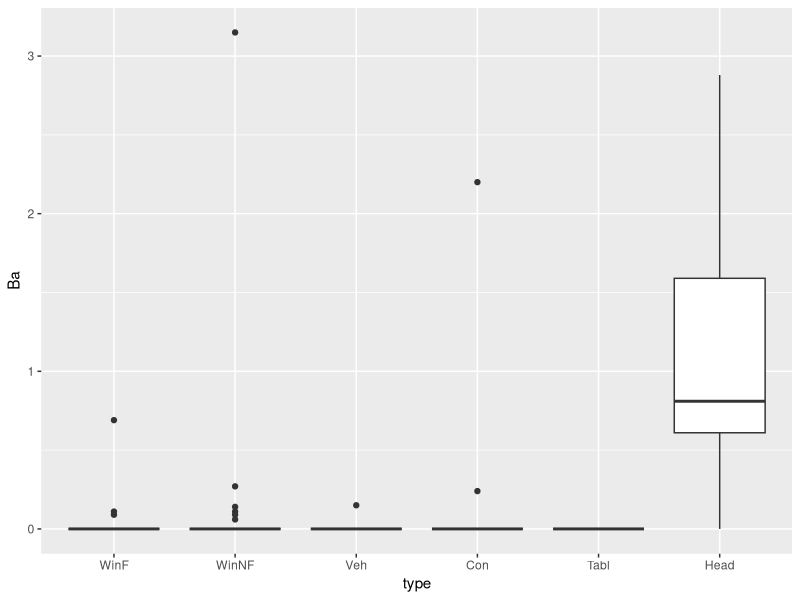
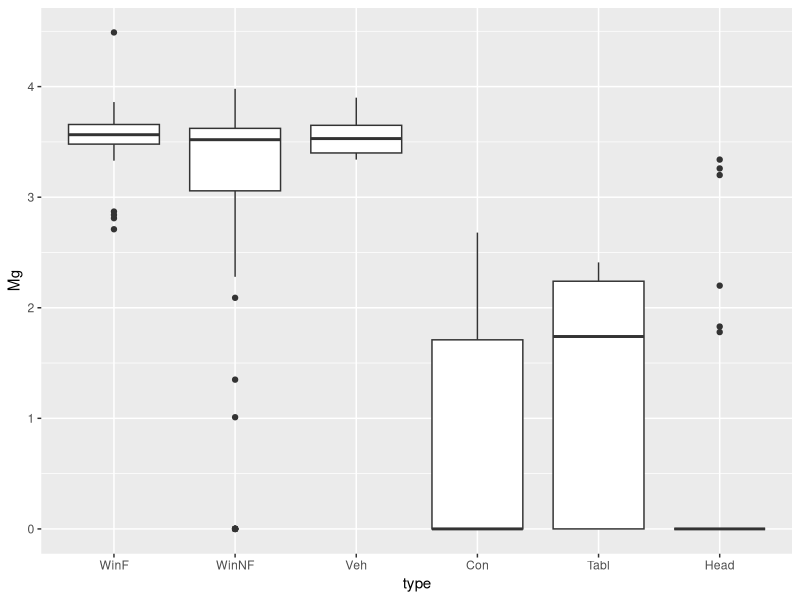
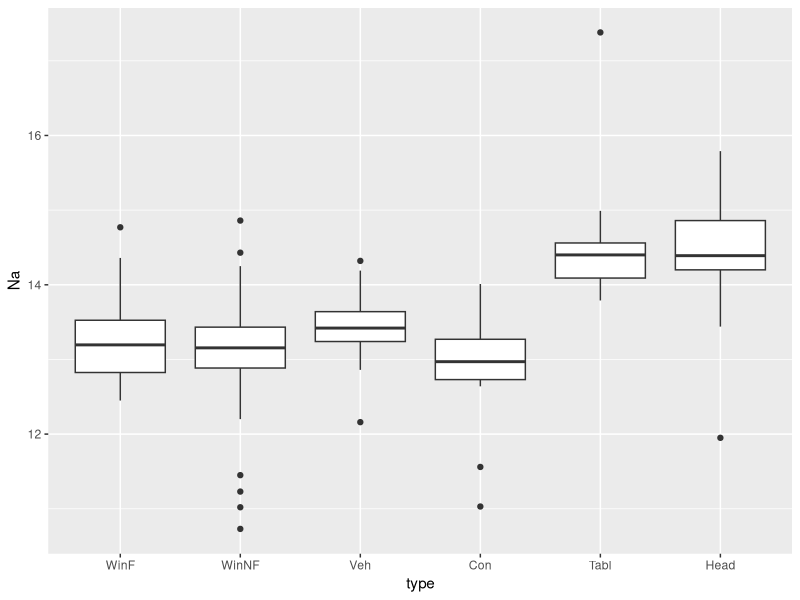
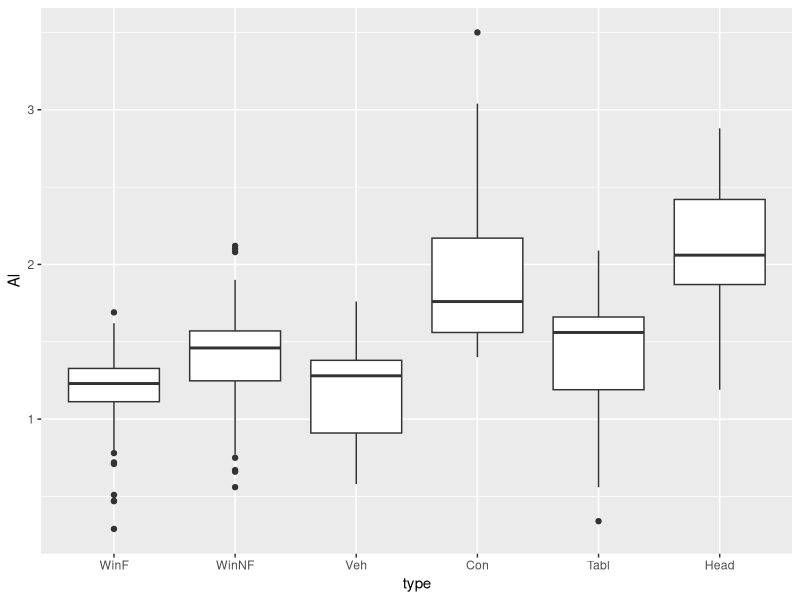
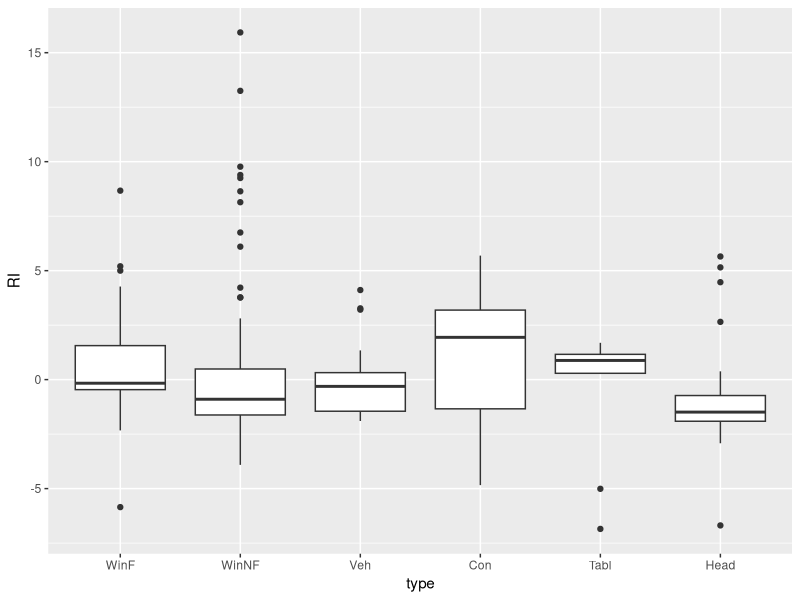
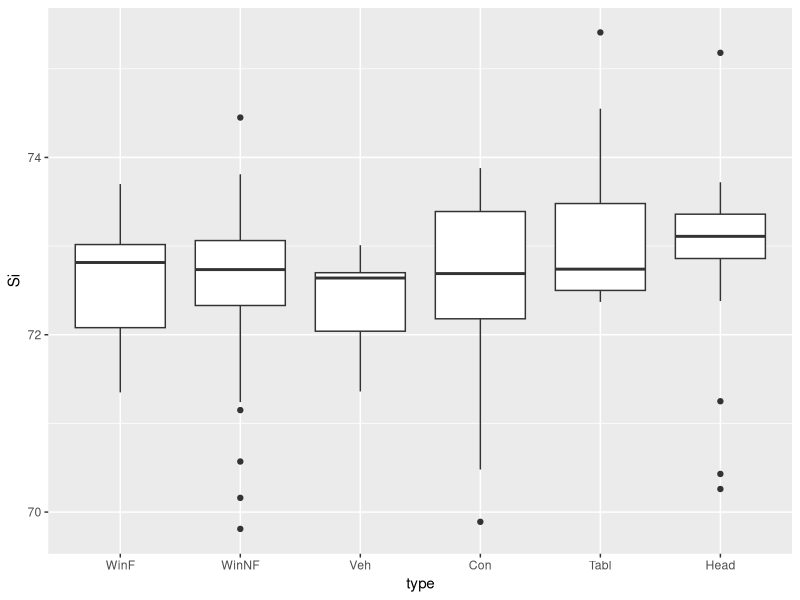
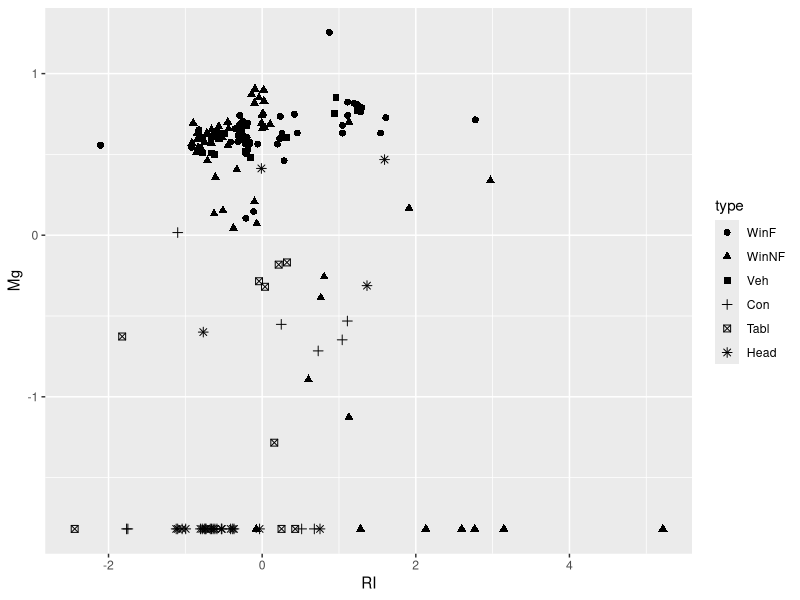
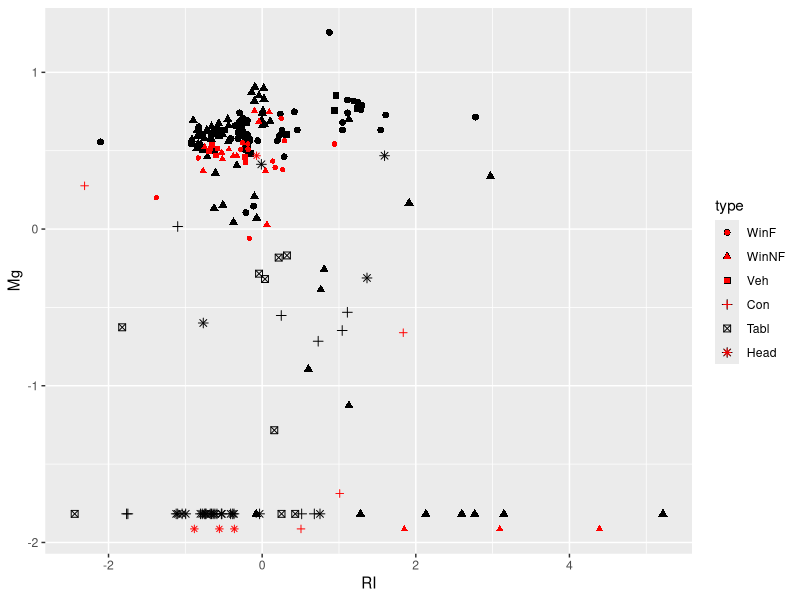

The R source for these figures, in order:
#### ******* Forensic Glass ****** ####
library(MASS) 	## a library of example datasets
library(tidyverse)
library(class)
data(fgl) 		## loads the data into R; see help(fgl)

# goal: automatic classification of glass shards into 6 types
# features: refactive index, plus concentrations of 8 elements
summary(fgl)

# the target variable is type:
# WinF: float glass window
# WinNF: non-float window
# Veh: vehicle window
# Con: container (bottles)
# Tabl: tableware
# Head: vehicle headlamp

# set up a plot
p0 = ggplot(data = fgl)

# some variables are clear discriminators of at least 1 class
p0 + geom_boxplot(aes(x=type, y=Ba))
p0 + geom_boxplot(aes(x=type, y=Mg))
p0 + geom_boxplot(aes(x=type, y=Na))

# some a decent for partially separating some of the class
p0 + geom_boxplot(aes(x=type, y=Al))

# some are more subtle
p0 + geom_boxplot(aes(x=type, y=RI))
p0 + geom_boxplot(aes(x=type, y=Si))


## for illustration, consider the RIxMg plane (i.e., just 2D)
X = select(fgl,RI,Mg)
y = fgl$type
n = length(y)

# select a training set
n_train = round(0.8*n)
n_test = n - n_train
train_ind = sample.int(n, n_train)
X_train = X[train_ind,]
X_test = X[-train_ind,]
y_train = y[train_ind]
y_test = y[-train_ind]
n_train = length(y_train)

# scale the training set features
scale_factors = apply(X_train, 2, sd)
X_train_sc = scale(X_train, scale=scale_factors)

# scale the test set features using the same scale factors
X_test_sc = scale(X_test, scale=scale_factors)

# Fit two KNN models (notice the odd values of K)
knn3 = class::knn(train=X_train_sc, test= X_test_sc, cl=y_train, k=3) # class::knn() means which function from a package
knn25 = class::knn(train=X_train_sc, test= X_test_sc, cl=y_train, k=25)


## plot them to see how it worked

# put the data and predictions in a single data frame
knn_trainset = data.frame(X_train_sc, type = y_train)
knn3_testset = data.frame(X_test_sc, type = y_test, type_pred = knn3)
knn25_testset = data.frame(X_test_sc, type = y_test, type_pred = knn25)


p1 = ggplot(data=knn_trainset) +
	geom_point(aes(x=RI, y=Mg, shape=type), size=2)
p1
p1 + geom_point(data=knn3_testset, mapping=aes(x=RI, y=Mg, shape=type_pred), color='red')
p1 + geom_point(data=knn25_testset, mapping=aes(x=RI, y=Mg, shape=type_pred), color='red')

# test set errors?
knn3_testset
knn25_testset

# Make a table of classification errors
table(knn3, y_test)
sum(knn3 != y_test)/n_test
table(knn25, y_test)
sum(knn25 != y_test)/n_test


# In-class goals for today:
# Build a KNN classifier using all the available features (not just Mg and RI)
# Notes:
# 1) Remember to scale your X's!
# 	1b) remember to scale the test-set X's by the same factor as the training set!
# 2) choose K to optimize out-of-sample error rate
# 3) average over multiple train/test splits to minimize the effect of Monte Carlo variability